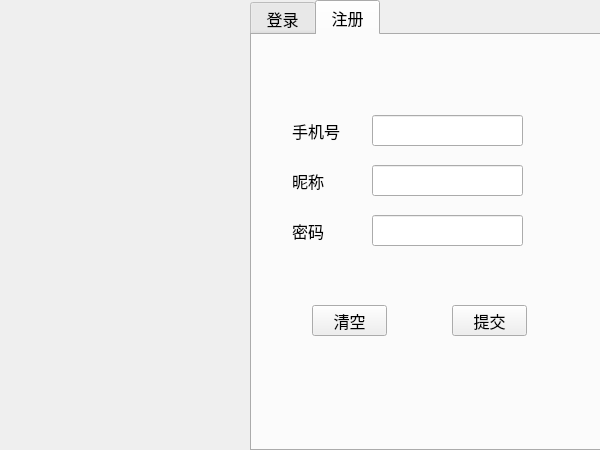
<?xml version="1.0" encoding="UTF-8"?>
<ui version="4.0">
 <class>LoginDialog</class>
 <widget class="QDialog" name="LoginDialog">
  <property name="geometry">
   <rect>
    <x>0</x>
    <y>0</y>
    <width>600</width>
    <height>450</height>
   </rect>
  </property>
  <property name="minimumSize">
   <size>
    <width>600</width>
    <height>450</height>
   </size>
  </property>
  <property name="maximumSize">
   <size>
    <width>600</width>
    <height>450</height>
   </size>
  </property>
  <property name="windowTitle">
   <string>Dialog</string>
  </property>
  <widget class="QLabel" name="lb_icon">
   <property name="geometry">
    <rect>
     <x>0</x>
     <y>0</y>
     <width>250</width>
     <height>450</height>
    </rect>
   </property>
   <property name="text">
    <string/>
   </property>
   <property name="pixmap">
    <pixmap resource="resource.qrc">:/images/register.png</pixmap>
   </property>
   <property name="scaledContents">
    <bool>true</bool>
   </property>
  </widget>
  <widget class="QTabWidget" name="tabWidget">
   <property name="geometry">
    <rect>
     <x>250</x>
     <y>0</y>
     <width>361</width>
     <height>451</height>
    </rect>
   </property>
   <property name="font">
    <font>
     <family>微软雅黑</family>
     <pointsize>12</pointsize>
    </font>
   </property>
   <property name="currentIndex">
    <number>1</number>
   </property>
   <widget class="QWidget" name="page_login">
    <attribute name="title">
     <string> 登录 </string>
    </attribute>
    <widget class="QLabel" name="lb_tel">
     <property name="geometry">
      <rect>
       <x>60</x>
       <y>110</y>
       <width>54</width>
       <height>31</height>
      </rect>
     </property>
     <property name="text">
      <string>手机号</string>
     </property>
    </widget>
    <widget class="QLabel" name="lb_password">
     <property name="geometry">
      <rect>
       <x>60</x>
       <y>160</y>
       <width>54</width>
       <height>31</height>
      </rect>
     </property>
     <property name="text">
      <string>密码</string>
     </property>
    </widget>
    <widget class="QLineEdit" name="le_tel">
     <property name="geometry">
      <rect>
       <x>130</x>
       <y>110</y>
       <width>141</width>
       <height>31</height>
      </rect>
     </property>
     <property name="toolTip">
      <string>&lt;html&gt;&lt;head/&gt;&lt;body&gt;&lt;p&gt;手机号不能超过11位&lt;/p&gt;&lt;/body&gt;&lt;/html&gt;</string>
     </property>
     <property name="text">
      <string>12345123451</string>
     </property>
    </widget>
    <widget class="QLineEdit" name="le_password">
     <property name="geometry">
      <rect>
       <x>130</x>
       <y>160</y>
       <width>141</width>
       <height>31</height>
      </rect>
     </property>
     <property name="toolTip">
      <string>&lt;html&gt;&lt;head/&gt;&lt;body&gt;&lt;p&gt;密码不能超过10位&lt;/p&gt;&lt;/body&gt;&lt;/html&gt;</string>
     </property>
     <property name="text">
      <string>123</string>
     </property>
     <property name="echoMode">
      <enum>QLineEdit::Password</enum>
     </property>
    </widget>
    <widget class="QPushButton" name="pb_clear">
     <property name="geometry">
      <rect>
       <x>60</x>
       <y>270</y>
       <width>75</width>
       <height>31</height>
      </rect>
     </property>
     <property name="text">
      <string>清空</string>
     </property>
    </widget>
    <widget class="QPushButton" name="pb_commit">
     <property name="geometry">
      <rect>
       <x>200</x>
       <y>270</y>
       <width>75</width>
       <height>31</height>
      </rect>
     </property>
     <property name="text">
      <string>提交</string>
     </property>
    </widget>
   </widget>
   <widget class="QWidget" name="page_register">
    <attribute name="title">
     <string> 注册 </string>
    </attribute>
    <widget class="QLabel" name="lb_tel_register">
     <property name="geometry">
      <rect>
       <x>40</x>
       <y>80</y>
       <width>61</width>
       <height>31</height>
      </rect>
     </property>
     <property name="text">
      <string>手机号</string>
     </property>
    </widget>
    <widget class="QLabel" name="lb_password_register">
     <property name="geometry">
      <rect>
       <x>40</x>
       <y>180</y>
       <width>61</width>
       <height>31</height>
      </rect>
     </property>
     <property name="text">
      <string>密码</string>
     </property>
    </widget>
    <widget class="QLineEdit" name="le_tel_register">
     <property name="geometry">
      <rect>
       <x>120</x>
       <y>80</y>
       <width>151</width>
       <height>31</height>
      </rect>
     </property>
     <property name="toolTip">
      <string>&lt;html&gt;&lt;head/&gt;&lt;body&gt;&lt;p&gt;手机号不能超过11位&lt;/p&gt;&lt;/body&gt;&lt;/html&gt;</string>
     </property>
    </widget>
    <widget class="QLineEdit" name="le_password_register">
     <property name="geometry">
      <rect>
       <x>120</x>
       <y>180</y>
       <width>151</width>
       <height>31</height>
      </rect>
     </property>
     <property name="font">
      <font>
       <pointsize>2</pointsize>
      </font>
     </property>
     <property name="toolTip">
      <string>&lt;html&gt;&lt;head/&gt;&lt;body&gt;&lt;p&gt;密码不能超过10位&lt;/p&gt;&lt;/body&gt;&lt;/html&gt;</string>
     </property>
     <property name="echoMode">
      <enum>QLineEdit::Password</enum>
     </property>
    </widget>
    <widget class="QPushButton" name="pb_clear_register">
     <property name="geometry">
      <rect>
       <x>60</x>
       <y>270</y>
       <width>75</width>
       <height>31</height>
      </rect>
     </property>
     <property name="text">
      <string>清空</string>
     </property>
    </widget>
    <widget class="QPushButton" name="pb_commit_register">
     <property name="geometry">
      <rect>
       <x>200</x>
       <y>270</y>
       <width>75</width>
       <height>31</height>
      </rect>
     </property>
     <property name="text">
      <string>提交</string>
     </property>
    </widget>
    <widget class="QLabel" name="lb_name_register">
     <property name="geometry">
      <rect>
       <x>40</x>
       <y>130</y>
       <width>61</width>
       <height>31</height>
      </rect>
     </property>
     <property name="text">
      <string>昵称</string>
     </property>
    </widget>
    <widget class="QLineEdit" name="le_name_register">
     <property name="geometry">
      <rect>
       <x>120</x>
       <y>130</y>
       <width>151</width>
       <height>31</height>
      </rect>
     </property>
     <property name="toolTip">
      <string>&lt;html&gt;&lt;head/&gt;&lt;body&gt;&lt;p&gt;昵称不能超过20位&lt;/p&gt;&lt;/body&gt;&lt;/html&gt;</string>
     </property>
    </widget>
   </widget>
  </widget>
 </widget>
 <resources>
  <include location="resource.qrc"/>
 </resources>
 <connections/>
</ui>
